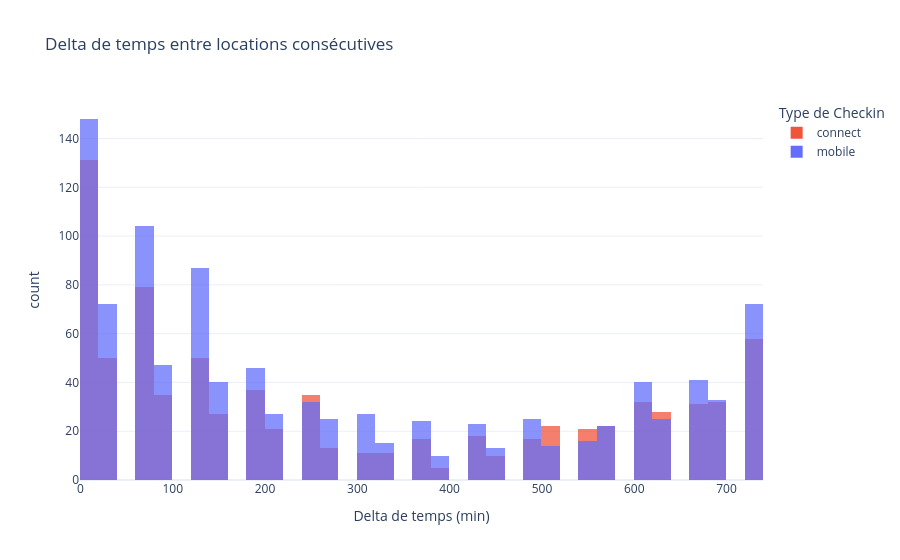

This figure's notebook cell:
### Code cell
# --- Graphique 4 : Distribution du delta de temps entre locations consécutives ---
fig4 = px.histogram(
    consecutive, x='time_delta', color='checkin_type', nbins=50,
    title='Delta de temps entre locations consécutives',
    labels={'time_delta': 'Delta de temps (min)', 'checkin_type': 'Type de Checkin'},
    color_discrete_map={'mobile': '#636EFA', 'connect': '#EF553B'},
    opacity=0.75, barmode='overlay'
)
fig4.update_layout(template='plotly_white')
fig4.show()

### Figure 1 — Plotly figure (JSON) as saved in the notebook; plotly's stock layout.template omitted (floating-point values rounded to 4 significant figures; data arrays with more than 128 entries replaced by an {"elided": "..."} marker saying what was removed)
{"data": [{"bingroup": "x", "hovertemplate": "Type de Checkin=connect<br>Delta de temps (min)=%{x}<br>count=%{y}<extra></extra>", "legendgroup": "connect", "marker": {"color": "#EF553B", "opacity": 0.75, "pattern": {"shape": ""}}, "name": "connect", "nbinsx": 50, "orientation": "v", "showlegend": true, "type": "histogram", "x": {"elided": "813 float values"}, "xaxis": "x", "yaxis": "y"}, {"bingroup": "x", "hovertemplate": "Type de Checkin=mobile<br>Delta de temps (min)=%{x}<br>count=%{y}<extra></extra>", "legendgroup": "mobile", "marker": {"color": "#636EFA", "opacity": 0.75, "pattern": {"shape": ""}}, "name": "mobile", "nbinsx": 50, "orientation": "v", "showlegend": true, "type": "histogram", "x": {"elided": "1028 float values"}, "xaxis": "x", "yaxis": "y"}], "layout": {"barmode": "overlay", "legend": {"title": {"text": "Type de Checkin"}, "tracegroupgap": 0}, "title": {"text": "Delta de temps entre locations consécutives"}, "xaxis": {"anchor": "y", "domain": [0, 1], "title": {"text": "Delta de temps (min)"}}, "yaxis": {"anchor": "x", "domain": [0, 1], "title": {"text": "count"}}}}
